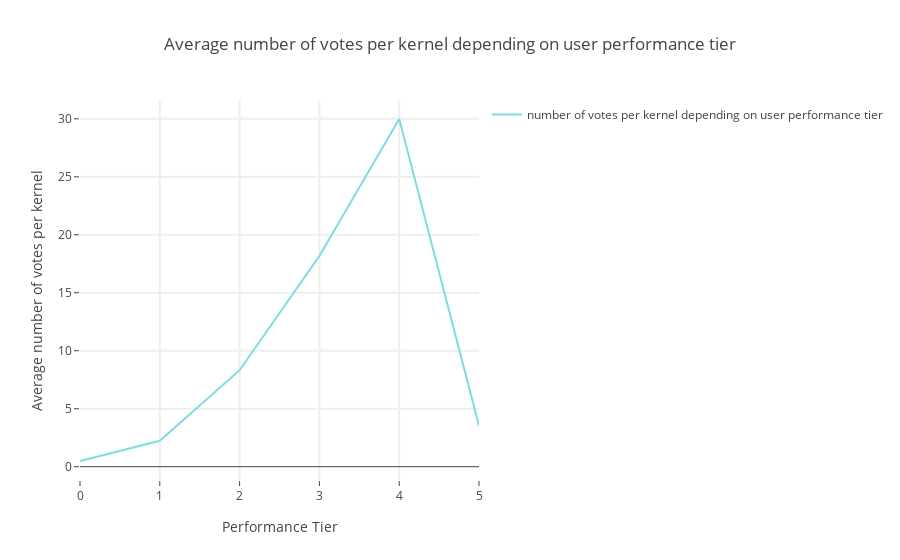

This figure's notebook cell:
### Code cell
#plot with plotly

# Create traces
trace0 = go.Scatter(
    x = votes_by_usertier['PerformanceTier'], 
    y = votes_by_usertier['TotalVotes'],
    mode = 'lines',
    name = 'number of votes per kernel depending on user performance tier',
    line = dict(color = '#7FDBE2')
)

data = [trace0]

layout = go.Layout(
    title='Average number of votes per kernel depending on user performance tier',
    xaxis=dict(title='Performance Tier', ticklen=5, zeroline=False, gridwidth=2),
    yaxis=dict(title='Average number of votes per kernel', ticklen=5, gridwidth=2),
    showlegend=True
)

fig = go.Figure(data=data, layout=layout)

py.offline.iplot(fig)

### Figure 1 — Plotly figure (JSON) as saved in the notebook; plotly's stock layout.template omitted (floating-point values rounded to 4 significant figures)
{"data": [{"line": {"color": "#7FDBE2"}, "mode": "lines", "name": "number of votes per kernel depending on user performance tier", "type": "scatter", "uid": "af94f662-1a39-46f3-aaa7-f2e68a6e2c26", "x": [0, 1, 2, 3, 4, 5], "y": [0.4902, 2.239, 8.322, 18.17, 29.99, 3.54]}], "layout": {"showlegend": true, "title": {"text": "Average number of votes per kernel depending on user performance tier"}, "xaxis": {"gridwidth": 2, "ticklen": 5, "title": {"text": "Performance Tier"}, "zeroline": false}, "yaxis": {"gridwidth": 2, "ticklen": 5, "title": {"text": "Average number of votes per kernel"}}}}
